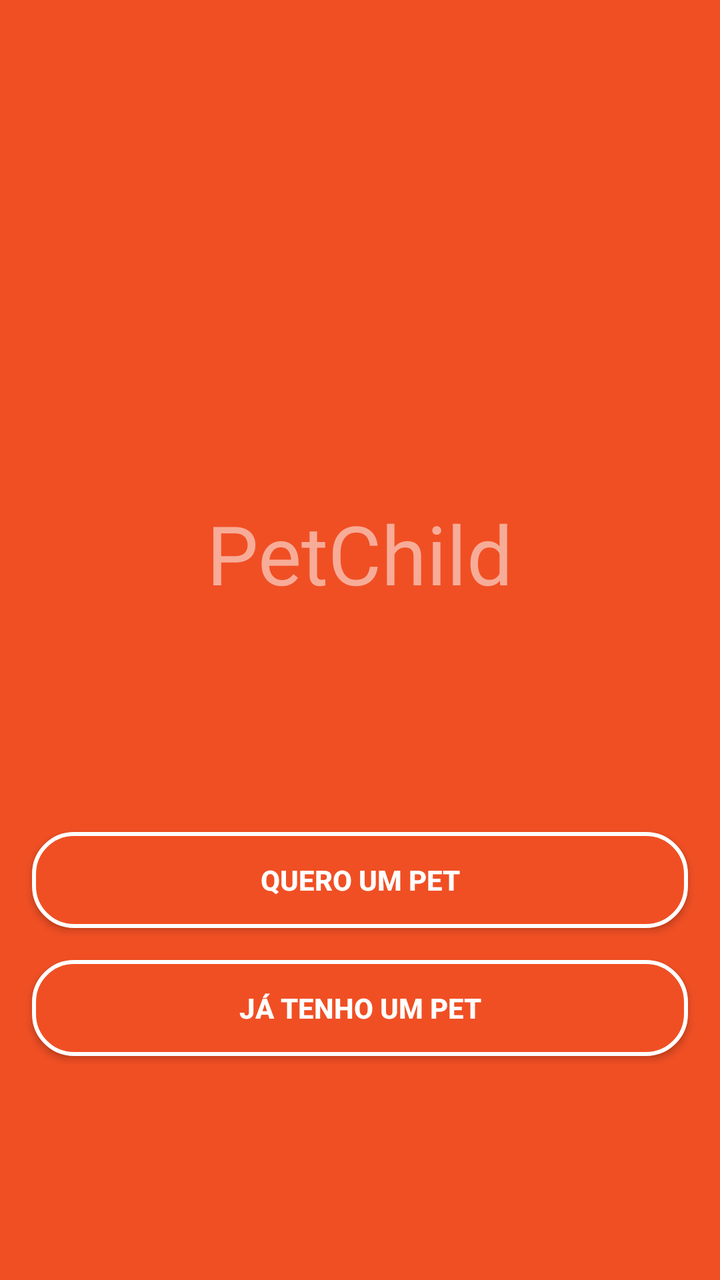
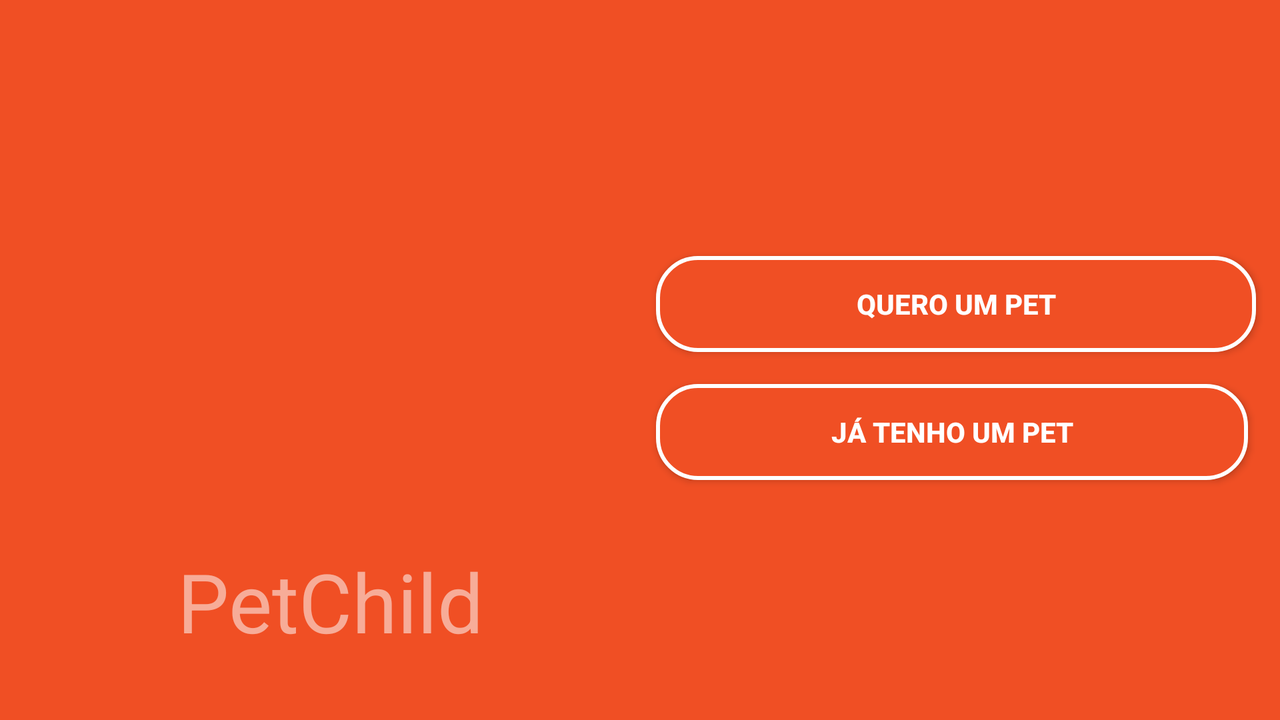

An Android layout and its configuration variant, each rendered on a device that would load it. The default file and the variant file are quoted in full after the pictures.
<!-- AndroidManifest.xml: application theme AppTheme -->
<!-- res/layout/activity_main.xml -->
<?xml version="1.0" encoding="utf-8"?>
<androidx.constraintlayout.widget.ConstraintLayout xmlns:android="http://schemas.android.com/apk/res/android"
    xmlns:app="http://schemas.android.com/apk/res-auto"
    xmlns:tools="http://schemas.android.com/tools"
    android:layout_width="match_parent"
    android:layout_height="match_parent"
    android:background="@color/Background_Apk"
    tools:context=".MainActivity">

    <TextView
        android:id="@+id/textView"
        android:layout_width="wrap_content"
        android:layout_height="wrap_content"
        android:layout_marginStart="8dp"
        android:layout_marginLeft="8dp"
        android:layout_marginEnd="8dp"
        android:layout_marginRight="8dp"
        android:layout_marginBottom="16dp"
        android:text="PetChild"
        android:textColor="@color/Cor_PetChild"
        android:textSize="41dp"
        app:layout_constraintBottom_toTopOf="@+id/guideline"
        app:layout_constraintEnd_toEndOf="parent"
        app:layout_constraintStart_toStartOf="parent" />

    <ImageView
        android:id="@+id/imageView3"
        android:layout_width="256dp"
        android:layout_height="202dp"
        android:layout_marginStart="16dp"
        android:layout_marginLeft="16dp"
        android:layout_marginEnd="16dp"
        android:layout_marginRight="16dp"
        android:layout_marginBottom="40dp"
        app:layout_constraintBottom_toTopOf="@+id/textView"
        app:layout_constraintEnd_toEndOf="parent"
        app:layout_constraintHorizontal_bias="0.493"
        app:layout_constraintStart_toStartOf="parent"
        app:srcCompat="@drawable/logo"
        tools:srcCompat="@drawable/logo" />

    <androidx.constraintlayout.widget.Guideline
        android:id="@+id/guideline"
        android:layout_width="wrap_content"
        android:layout_height="wrap_content"
        android:orientation="horizontal"
        app:layout_constraintGuide_percent="0.5" />

    <Button
        android:id="@+id/button"
        android:layout_width="0dp"
        android:layout_height="wrap_content"
        android:layout_marginStart="16dp"
        android:layout_marginLeft="16dp"
        android:layout_marginEnd="16dp"
        android:layout_marginRight="16dp"
        android:text="QUERO UM PET"
        android:textStyle="bold"
        android:textColor="#FFFF"
        app:layout_constraintBottom_toTopOf="@+id/button2"
        app:layout_constraintEnd_toEndOf="parent"
        app:layout_constraintHorizontal_bias="0.5"
        app:layout_constraintStart_toStartOf="parent"
        app:layout_constraintTop_toBottomOf="@+id/textView"
        app:layout_constraintVertical_chainStyle="packed"
        android:background="@drawable/rounded_button"
        />

    <Button
        android:id="@+id/button2"
        android:layout_width="0dp"
        android:layout_height="wrap_content"
        android:layout_marginStart="16dp"
        android:layout_marginLeft="16dp"
        android:layout_marginTop="16dp"
        android:layout_marginEnd="16dp"
        android:layout_marginRight="16dp"
        android:text="Já tenho um pet"
        android:textStyle="bold"
        android:textColor="#FFFF"
        app:layout_constraintBottom_toBottomOf="parent"
        app:layout_constraintEnd_toEndOf="parent"
        app:layout_constraintHorizontal_bias="0.5"
        app:layout_constraintStart_toStartOf="parent"
        app:layout_constraintTop_toBottomOf="@+id/button"
        android:background="@drawable/rounded_button"/>

</androidx.constraintlayout.widget.ConstraintLayout>
<!-- resources referenced by this layout -->
<resources>
  <color name="Background_Apk">#F04F24</color>
  <color name="Cor_PetChild">#F7AC98</color>
  <!-- drawable rounded_button (drawable) -->
  <?xml version="1.0" encoding="utf-8"?>
  <shape xmlns:android="http://schemas.android.com/apk/res/android"
      android:shape="rectangle">
  
      <corners android:radius="20dp"/> // if you want clear round shape then make radius size is half of your  button`s height.
      <solid android:color="#F04F24"/> // Button Colour
      <stroke android:color="#FFFF" android:width="2dp"/>
      <padding
          android:bottom="5dp"
          android:left="10dp"
          android:right="10dp"
          android:top="5dp"/>
  
  </shape>
  <style name="AppTheme" parent="Theme.AppCompat.Light.DarkActionBar">
          
          <item name="colorPrimary">@color/colorPrimary</item>
          <item name="colorPrimaryDark">@color/colorPrimaryDark</item>
          <item name="colorAccent">@color/colorAccent</item>
      </style>
  <color name="colorPrimary">#008577</color>
  <color name="colorPrimaryDark">#00574B</color>
  <color name="colorAccent">#D81B60</color>
</resources>
<!-- res/layout-land/activity_main.xml (the repository's variant of the layout above) -->
<!-- drawn on the phone turned sideways -->
<?xml version="1.0" encoding="utf-8"?>
<androidx.constraintlayout.widget.ConstraintLayout xmlns:android="http://schemas.android.com/apk/res/android"
    xmlns:app="http://schemas.android.com/apk/res-auto"
    xmlns:tools="http://schemas.android.com/tools"
    android:layout_width="match_parent"
    android:layout_height="match_parent"
    android:background="@color/Background_Apk"
    tools:context=".MainActivity">

    <TextView
        android:id="@+id/textView"
        android:layout_width="wrap_content"
        android:layout_height="wrap_content"
        android:layout_marginStart="8dp"
        android:layout_marginLeft="8dp"
        android:layout_marginEnd="8dp"
        android:layout_marginRight="8dp"
        android:layout_marginBottom="32dp"
        android:text="PetChild"
        android:textColor="@color/Cor_PetChild"
        android:textSize="41dp"
        app:layout_constraintBottom_toBottomOf="parent"
        app:layout_constraintEnd_toStartOf="@+id/guideline2"
        app:layout_constraintHorizontal_bias="0.535"
        app:layout_constraintStart_toStartOf="parent" />

    <ImageView
        android:id="@+id/imageView3"
        android:layout_width="256dp"
        android:layout_height="202dp"
        android:layout_marginStart="8dp"
        android:layout_marginLeft="8dp"
        android:layout_marginTop="8dp"
        android:layout_marginEnd="8dp"
        android:layout_marginRight="8dp"
        android:layout_marginBottom="8dp"
        app:layout_constraintBottom_toTopOf="@+id/textView"
        app:layout_constraintEnd_toStartOf="@+id/guideline2"
        app:layout_constraintStart_toStartOf="parent"
        app:layout_constraintTop_toTopOf="parent"
        tools:srcCompat="@drawable/logo" />

    <Button
        android:id="@+id/button"
        android:layout_width="0dp"
        android:layout_height="wrap_content"
        android:layout_marginStart="8dp"
        android:layout_marginLeft="8dp"
        android:layout_marginTop="8dp"
        android:layout_marginEnd="12dp"
        android:layout_marginRight="12dp"
        android:background="@drawable/rounded_button"
        android:text="QUERO UM PET"
        android:textColor="#FFFF"
        android:textStyle="bold"
        app:layout_constraintBottom_toTopOf="@+id/button2"
        app:layout_constraintEnd_toEndOf="parent"
        app:layout_constraintHorizontal_bias="0.5"
        app:layout_constraintStart_toStartOf="@+id/guideline2"
        app:layout_constraintTop_toTopOf="parent"
        app:layout_constraintVertical_chainStyle="packed" />

    <Button
        android:id="@+id/button2"
        android:layout_width="0dp"
        android:layout_height="wrap_content"
        android:layout_marginStart="8dp"
        android:layout_marginLeft="8dp"
        android:layout_marginTop="16dp"
        android:layout_marginEnd="16dp"
        android:layout_marginRight="16dp"
        android:background="@drawable/rounded_button"
        android:text="Já tenho um pet"
        android:textColor="#FFFF"
        android:textStyle="bold"
        app:layout_constraintBottom_toBottomOf="parent"
        app:layout_constraintEnd_toEndOf="parent"
        app:layout_constraintHorizontal_bias="0.5"
        app:layout_constraintStart_toStartOf="@+id/guideline2"
        app:layout_constraintTop_toBottomOf="@+id/button" />

    <androidx.constraintlayout.widget.Guideline
        android:id="@+id/guideline2"
        android:layout_width="wrap_content"
        android:layout_height="wrap_content"
        android:orientation="vertical"
        app:layout_constraintGuide_percent="0.5" />

</androidx.constraintlayout.widget.ConstraintLayout>
